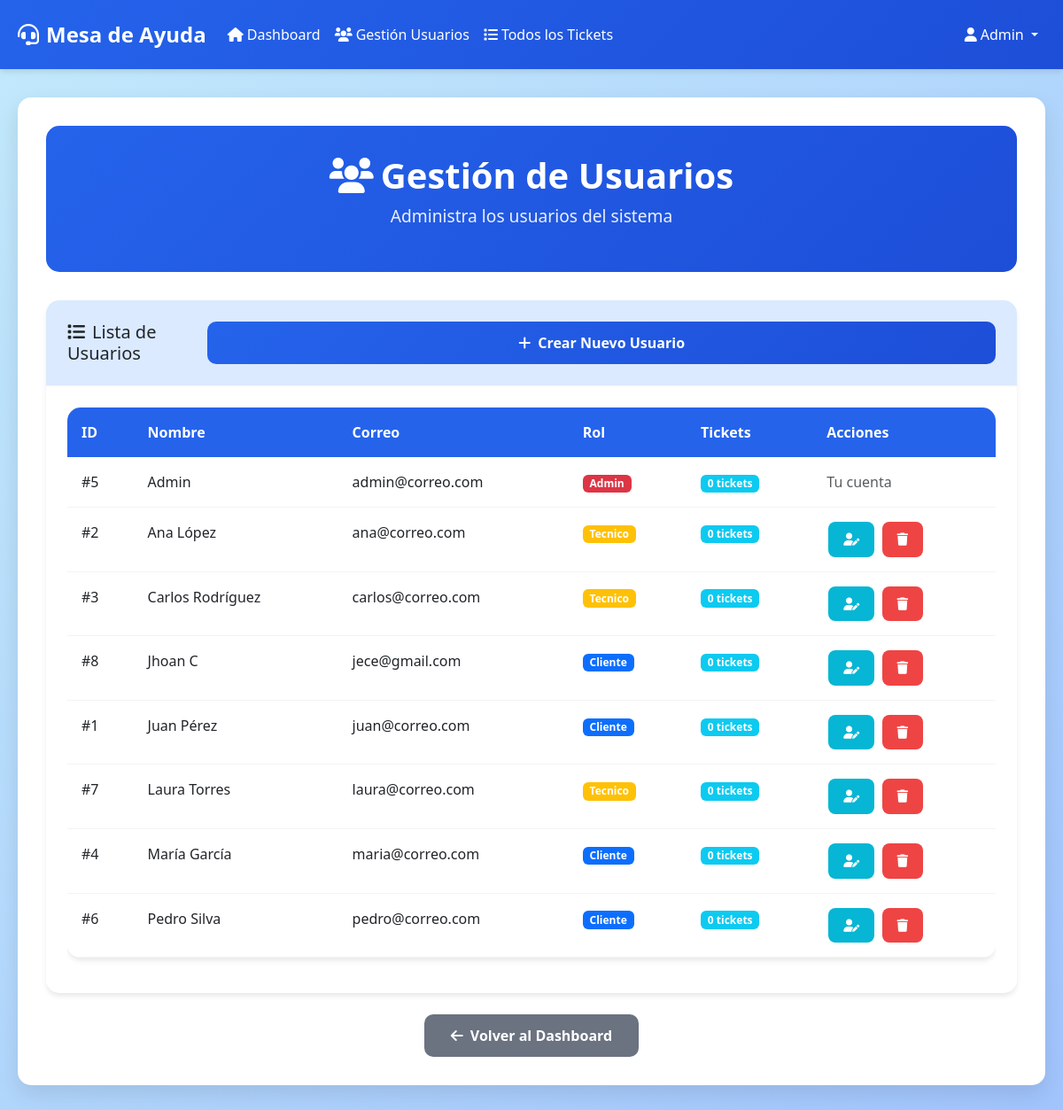
The page /gestion_usuarios.php (signed in) on the database as committed earlier.
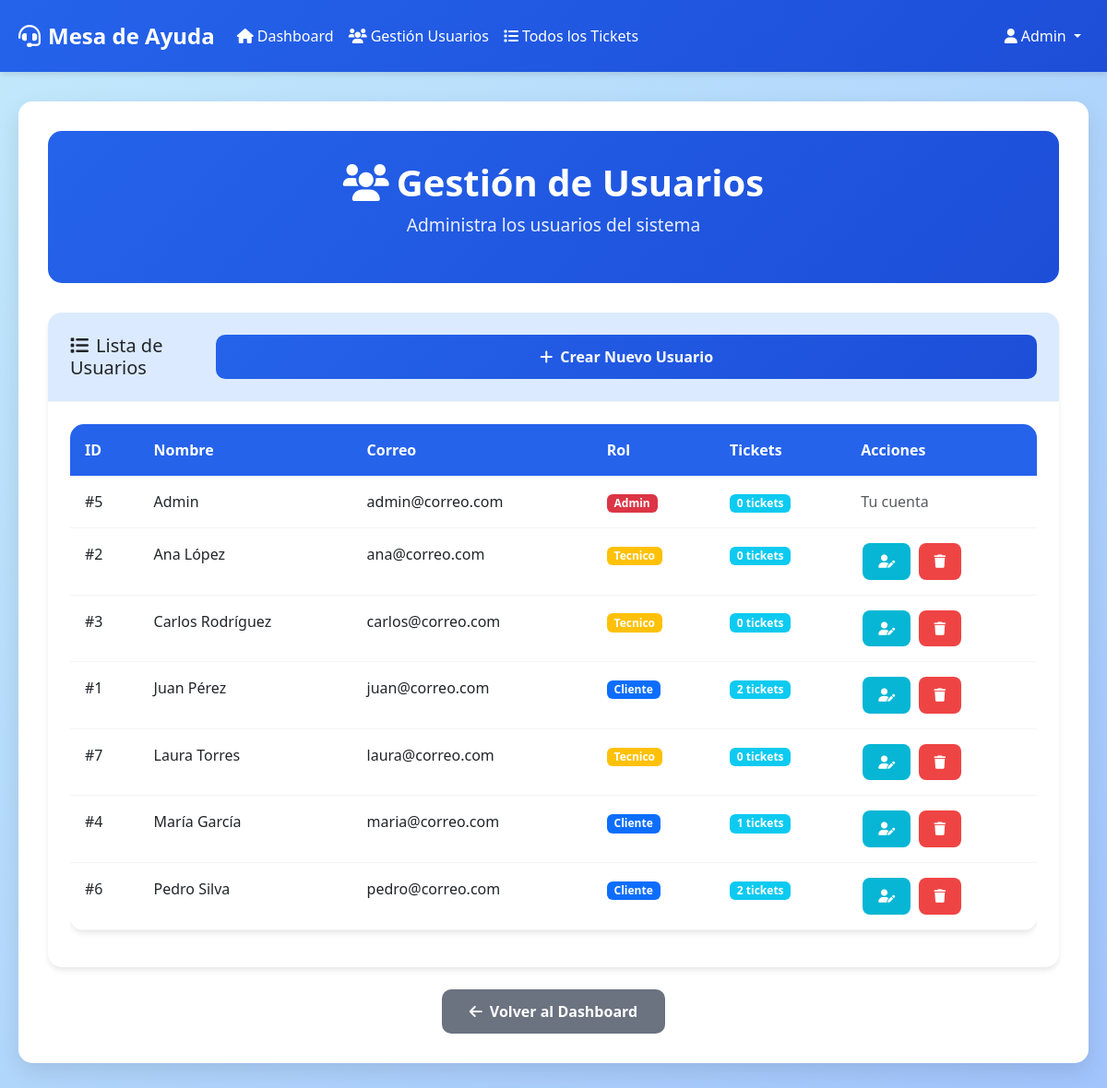
The same page on the database as committed later.
### tables this page shows
CREATE TABLE IF NOT EXISTS usuarios (
    id_usuario INT AUTO_INCREMENT PRIMARY KEY,
    nombre VARCHAR(100) NOT NULL,
    correo VARCHAR(100) NOT NULL UNIQUE,
    contrasena VARCHAR(255) NOT NULL,
    rol ENUM('cliente', 'tecnico', 'admin') DEFAULT 'cliente',
    fecha_registro TIMESTAMP DEFAULT CURRENT_TIMESTAMP,
    activo BOOLEAN DEFAULT TRUE
);

### gestion_usuarios.php (the view, shortened to what the changed rows need)
<?php
require_once 'conexion.php';
$usuario_id = $_SESSION['usuario_id'];
try {
    $stmt = $pdo->prepare("SELECT id_usuario, nombre, correo, rol,
                          (SELECT COUNT(*) FROM tickets WHERE id_usuario = u.id_usuario) as total_tickets
                          FROM usuarios u ORDER BY nombre");
    $stmt->execute();
    $usuarios = $stmt->fetchAll();
} catch(PDOException $e) {
    $error = 'Error al cargar la lista de usuarios.';
}
?>
<!DOCTYPE html>
<html lang="es">
<head>
    <link href="https://cdn.jsdelivr.net/npm/bootstrap@5.3.0/dist/css/bootstrap.min.css" rel="stylesheet">
    <link href="https://cdnjs.cloudflare.com/ajax/libs/font-awesome/6.0.0/css/all.min.css" rel="stylesheet">
    <link href="estilos.css" rel="stylesheet">
</head>
<body>
    <div class="container">
        <div class="dashboard-container fade-in">
            <div class="dashboard-header">
                <h1 class="dashboard-title">
                    <i class="fas fa-users me-2"></i>Gestión de Usuarios
                </h1>
            </div>
            <div class="card">
                <div class="card-body">
                    <?php if (empty($usuarios)): ?>
                        <div class="text-center py-4">
                            <i class="fas fa-users fa-3x text-muted mb-3"></i>
                            <p class="text-muted">No hay usuarios registrados.</p>
                        </div>
                    <?php else: ?>
                        <div class="table-responsive">
                            <table class="table">
                                <thead>
                                    <tr>
                                        <th>ID</th>
                                        <th>Nombre</th>
                                        <th>Correo</th>
                                        <th>Rol</th>
                                        <th>Tickets</th>
                                        <th>Acciones</th>
                                    </tr>
                                </thead>
                                <tbody>
                                    <?php foreach ($usuarios as $usuario): ?>
                                        <tr>
                                            <td>#<?php echo $usuario['id_usuario']; ?></td>
                                            <td><?php echo htmlspecialchars($usuario['nombre']); ?></td>
                                            <td><?php echo htmlspecialchars($usuario['correo']); ?></td>
                                            <td>
                                                <span class="badge bg-<?php
                                                    echo $usuario['rol'] === 'admin' ? 'danger' :
                                                        ($usuario['rol'] === 'tecnico' ? 'warning' : 'primary');
                                                ?>">
                                                    <?php echo ucfirst($usuario['rol']); ?>
                                                </span>
                                            </td>
                                            <td>
                                                <span class="badge bg-info">
                                                    <?php echo $usuario['total_tickets']; ?> tickets
                                                </span>
                                            </td>
                                            <td>
                                                <?php if ($usuario['id_usuario'] != $usuario_id): ?>
                                                    <button type="button" class="btn btn-action btn-edit btn-sm"
                                                            onclick="abrirModalRol(<?php echo $usuario['id_usuario']; ?>, '<?php echo htmlspecialchars($usuario['nombre']); ?>', '<?php echo $usuario['rol']; ?>')">
                                                        <i class="fas fa-user-edit"></i>
                                                    </button>
                                                    <button type="button" class="btn btn-action btn-delete btn-sm"
                                                            onclick="abrirModalEliminar(<?php echo $usuario['id_usuario']; ?>, '<?php echo htmlspecialchars($usuario['nombre']); ?>', <?php echo $usuario['total_tickets']; ?>)">
                                                        <i class="fas fa-trash"></i>
                                                    </button>
                                                <?php else: ?>
                                                    <span class="text-muted">Tu cuenta</span>
                                                <?php endif; ?>
                                            </td>
                                        </tr>
                                    <?php endforeach; ?>
                                </tbody>
                            </table>
                        </div>
                    <?php endif; ?>
                </div>
            </div>
        </div>
    </div>
</body>
</html>

Rows that differ between the two databases and show on the page:
removed usuarios: id_usuario "8", nombre "Jhoan C", correo "jece@gmail.com", rol "Cliente", total_tickets "0"
changed usuarios "Juan Pérez": total_tickets "0" → "2"
changed usuarios "María García": total_tickets "0" → "1"
changed usuarios "Pedro Silva": total_tickets "0" → "2"
